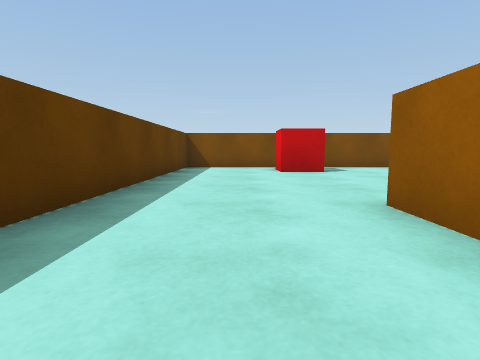
[1] (above)

19 first-person views from a walk through a 3-D level made in the Unity game engine. The camera is 0.51 m above the floor, tilts 6° down and sees 80° across. The floor is counted in squares, 1 m on a side. Each view is taken from the middle of a square. On the plan, view 1 faces up. The plan holds only what a view shows up to about 9 squares ahead; the rest is blank. The player character is not drawn.

[2]
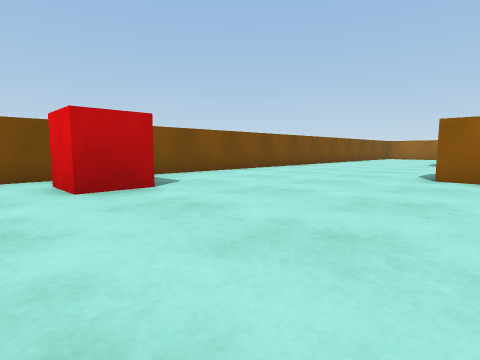

[3]
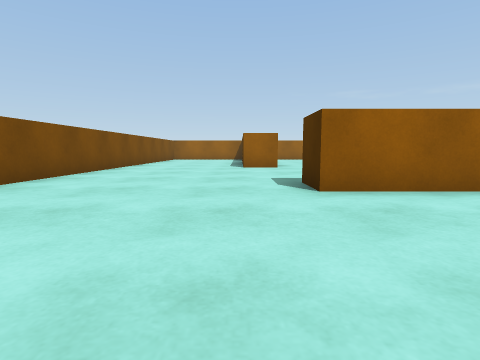

[4]
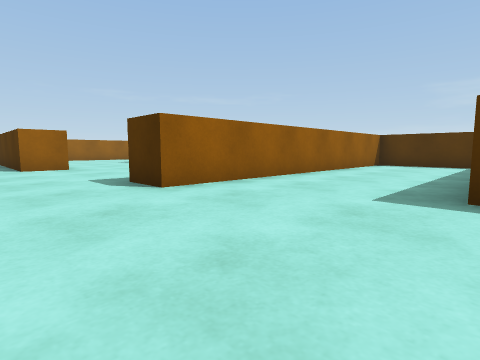

[5]
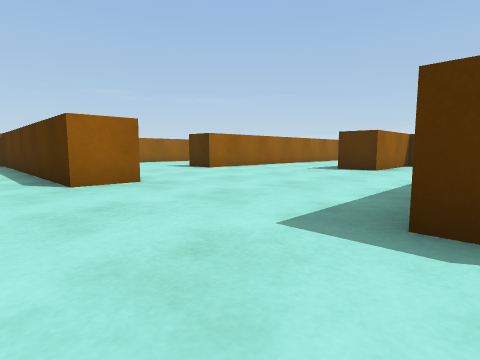

[6]
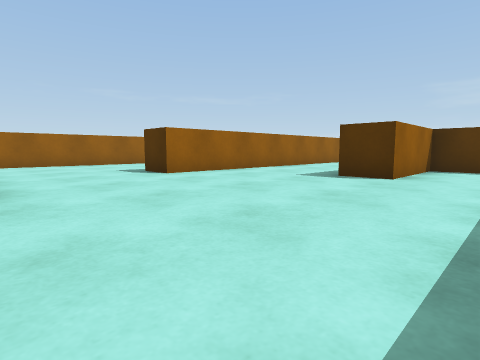

[7]
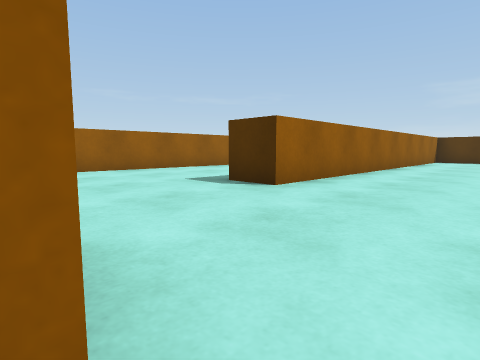

[8]
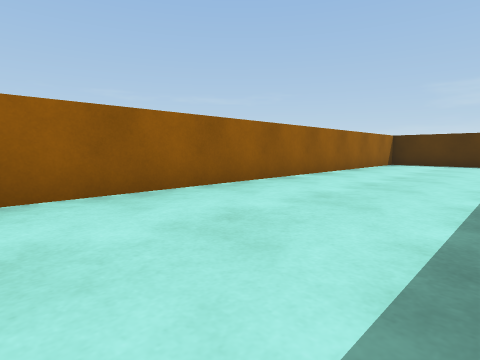

[9]
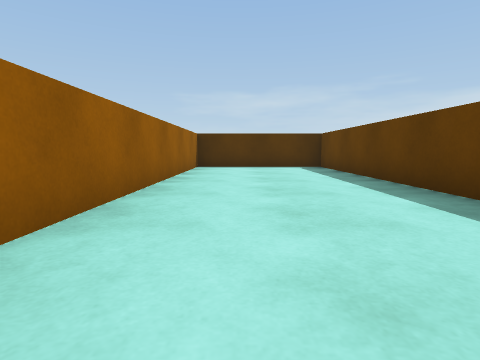

[10]
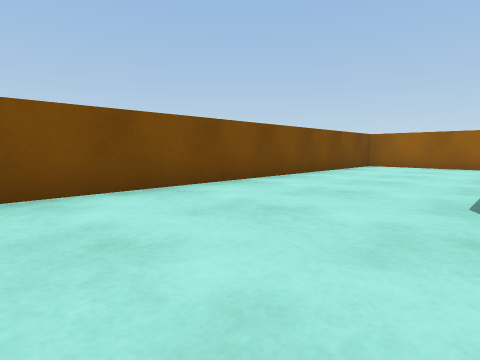

[11]
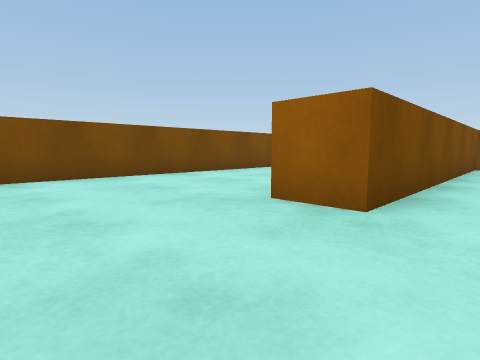

[12]
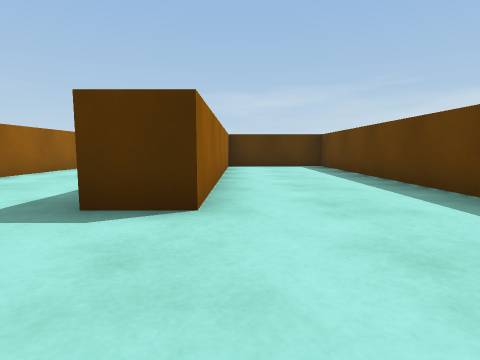

[13]
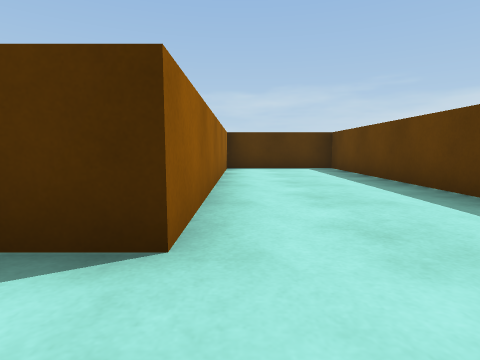

[14]
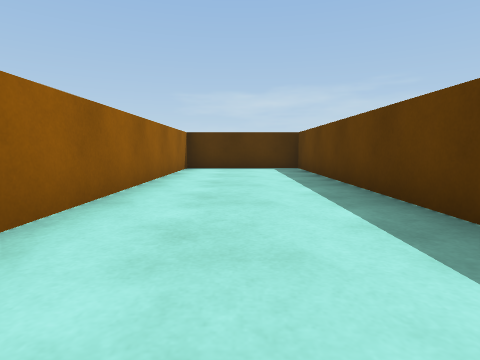

[15]
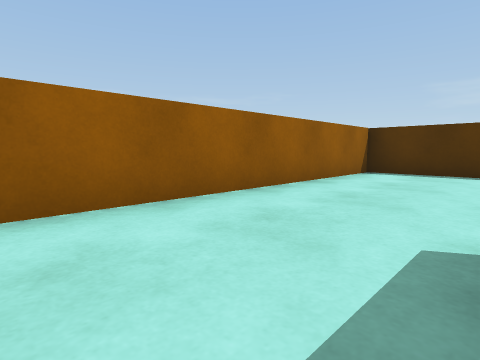

[16]
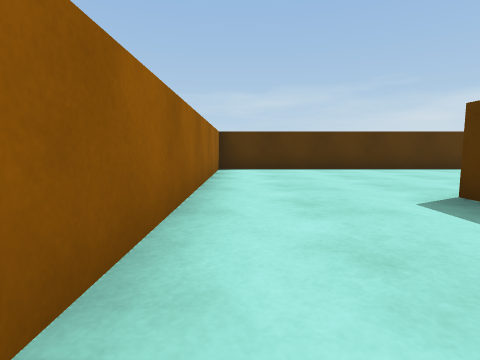

[17]
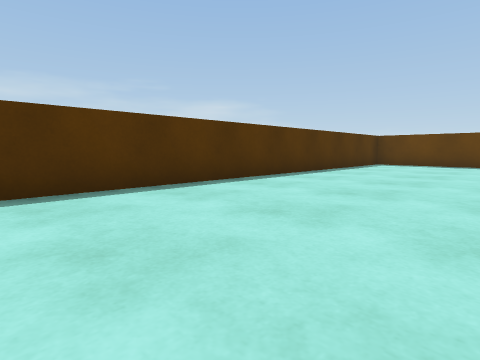

[18]
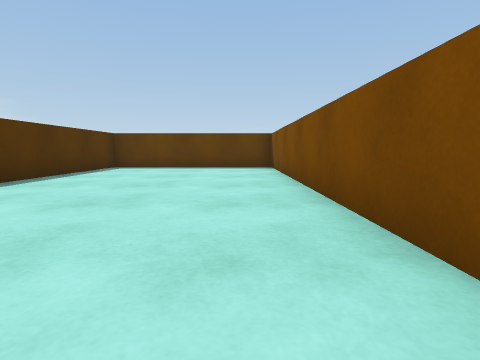

[19]
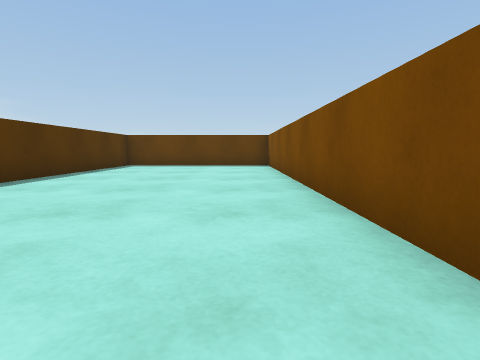

### Floor plan
Points are (right, up) in squares from view 1. A wall is a line through its corners. A room is listed if a view was taken in it or the views show most of it. See-through windows are left out.
Room 1 (views 1, 2, 3, 4, 5, 6, 7, 8, 9, 10, 11, 12, 13, 14, 15, 16, 17, 18, 19)
walls: (7.6, -4.1) (8.6, -4.1) (8.6, -1.4) (9.6, -1.4); (7, -5.1) (-1.6, -5.1) (-1.6, -9.7) (12.6, -9.7) (12.6, 0.7) (13.6, 0.7); (2.4, 2.1) (2.4, -4.1) (5.5, -4.1) (5.5, 4) (6.5, 4); (13.6, -3.9) (13.6, -9.7) (17.3, -9.7) (17.3, 3.9) (10.4, 3.9) (10.4, 4.9) (17.3, 4.9) (17.3, 8.5) (-1.6, 8.5) (-1.6, -4.1) (1.4, -4.1) (1.4, 2.6) (2.4, 2.6)
objects: other object (1, 7) to (2, 7)

Positions as (right, up) in squares from view 1, and headings:
1: (0, 0), facing up
2: (0, 3), facing up-right
3: (2, 5), facing right
4: (2, 6), facing down-right
5: (6, 6), facing down-right
6: (7, 4), facing down-right
7: (10, 4), facing down-right
8: (14, 1), facing down-right
9: (16, -1), facing down
10: (8, 5), facing up-right
11: (8, 3), facing up-right
12: (1, 5), facing down
13: (1, 4), facing down
14: (4, 4), facing down
15: (10, -3), facing down-right
16: (12, -2), facing down
17: (9, -6), facing down-left
18: (7, -6), facing left
19: (8, -6), facing left
